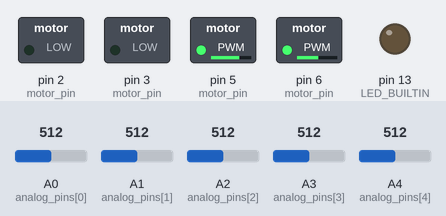
Recording of a sketch running on a simulated Arduino Uno, built with avr-gcc and run on an emulated ATmega328P. Shown: switched loads named in the sketch (green lamp = pin HIGH), output pins drawn as LEDs (lit = HIGH). The test bench sets the inputs (shaded band); at power-on: A0 (analog_pins[0]) = 512, A1 (analog_pins[1]) = 512, A2 (analog_pins[2]) = 512, A4 (analog_pins[4]) = 512, A3 (analog_pins[3]) = 512. What the sketch prints to the serial monitor is not drawn.

Above: at 15.2 s.
15.3 s: A0 (analog_pins[0]) set to 501
At 16.5 s:
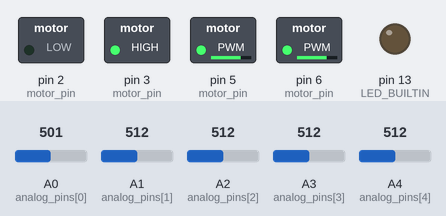
16.8 s: A1 (analog_pins[1]) set to 497
At 17.5 s:
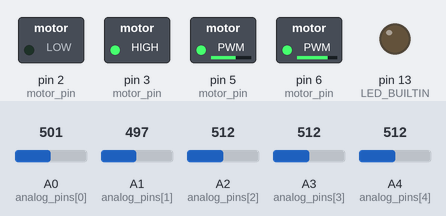
18.5 s: A2 (analog_pins[2]) set to 504
At 19.7 s:
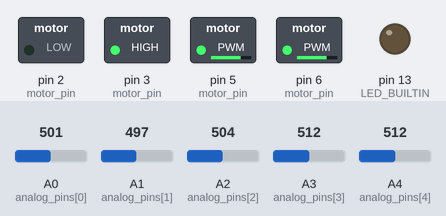
20.0 s: A4 (analog_pins[4]) set to 306
At 21.0 s:
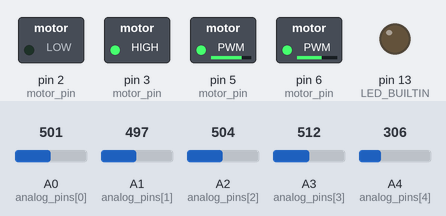
21.7 s: A1 (analog_pins[1]) set to 716
At 22.1 s:
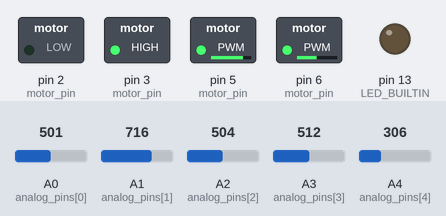
23.2 s: A0 (analog_pins[0]) set to 716
At 24.5 s:
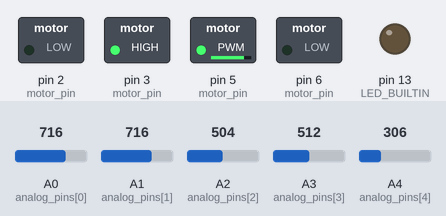
Timing chart, 0 to 25.7 s (numbered marks = the images above; inputs shaded):
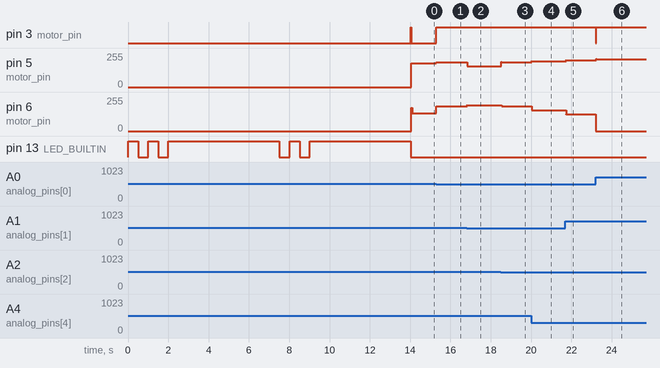

Measured:
- the behaviour switches between 512 and 511 on A0 (analog_pins[0]) (found by bisection; images 0 and 1)
- after the input at 15.3 s, pin 3 (motor_pin): LOW → HIGH at once; pin 5 (motor_pin): 180/255 → 187/255 at once; pin 6 (motor_pin): 135/255 → 187/255 at once
- after the input at 16.8 s, pin 5 (motor_pin): 187/255 → 155/255 at once, → 156/255 0.19 s later; pin 6 (motor_pin): 187/255 → 194/255 at once
- after the input at 18.5 s, pin 5 (motor_pin): 156/255 → 187/255 at once; pin 6 (motor_pin): 194/255 → 186/255 at once, → 187/255 0.18 s later
- after the input at 20.0 s, pin 5 (motor_pin): 187/255 → 194/255 at once; pin 6 (motor_pin): 187/255 → 155/255 at once, → 156/255 0.19 s later
- after the input at 21.7 s, pin 5 (motor_pin): 194/255 → 202/255 at once; pin 6 (motor_pin): 156/255 → 124/255 at once
- after the input at 23.2 s, pin 3 (motor_pin): HIGH → LOW at once, → HIGH 0.02 s later; pin 5 (motor_pin): 202/255 → 210/255 at once; pin 6 (motor_pin): 124/255 → 0/255 at once

The sketch:

LinjefoelgerV10.ino
```cpp
// Linjefølger - glidende styring (PD) ud fra linjens position under sensorerne.
// Samme kalibrering som før: først sort, så grå (= den hvide baggrund), 20 målinger pr. sensor.

#define INGEN_MOTOR false      // true = motorerne står stille (til test af sensorer)
#define DEBUG false            // true = print til Serial (115200 baud). Sæt til false når den skal køre for alvor
#define DEBUG_PLOT false       // true = print kun de 5 rå værdier som A0:..,A1:.. (til Serial Plotter), false = tekstlinje til Serial Monitor
#define SOEG_BRUG_FORTEGN false // false = søgedrejet som i versionen der klarede en hel runde. true = søgedrejet bruger STYR_FORTEGN som styringen
#define STYR_FORTEGN -1         // sæt til -1, hvis robotten drejer VÆK fra linjen

// ---------- Tuning ----------
#define STEP_MS 5              // hvor ofte styringen opdateres
#define BASE_FART 150          // grundfart på lige stykker (0-255, regnes om til PWM i motor_styring)
#define MIN_FART 60            // laveste grundfart i skarpe sving
#define SOEG_FART 140          // fart når linjen er mistet
#define HVID_TID_MS 30         // så længe må alt være hvidt, før linjen regnes for mistet
#define SORT_MIN_SUM 0.5       // samlet sorthed der skal til, før vi tror vi ser linjen
#define SORTHED_STOEJ 0.5    // mørkhed (0 = baggrund, 1 =  sort) under dette tæller som 0, så de grå felter ikke tæller som linje
#define DOEDZONE 8             // fartkommandoer under dette giver 0 PWM
#define KICK_MS 40             // startpuls når et hjul går fra stilstand til kørsel
float KP = 2.5;                // fartændring pr. mm fejl
float KD = 8.0;                // dæmpning (pr. mm ændring pr. styringsstep)
float KV = 1.5;                // hvor meget grundfarten sænkes pr. mm fejl

// ---------- Motorer ----------
// {M (retning), E (PWM), LOW/HIGH for fremad}. Index 0 = højre hjul (motor_1), 1 = venstre hjul (motor_2)
int motor_pin[2][3] = {{2, 5, LOW}, {3, 6, HIGH}};
// Målt uden bil på: start 134/153, stop 70/68. Tallene her er startgæt med margin - mål igen med bilen på gulvet.
int motor_start[2] = {175, 175};   // PWM der sikkert får motoren i gang fra stilstand
int motor_min[2]   = {90, 90};     // laveste PWM mens motoren kører
bool motor_koerer[2] = {false, false};
unsigned long motor_kick_slut[2] = {0, 0};

// ---------- Sensorer ----------
static const uint8_t analog_pins[5] = {A0, A1, A2, A3, A4};
// Sensorernes placering på tværs af robotten i mm (negativ = venstre): A0 forrest midt, A1/A2 bagved, A3/A4 yderst foran
const float sensor_x[5] = {0, -24, 24, -48, 48};
int kalibrering_graa[5];
int kalibrering_sort[5];
int kalibrering_maalinger = 20;
int raa_maaling[5] = {0, 0, 0, 0, 0};
float moerke[5] = {0, 0, 0, 0, 0};    // rå mørkhed: 0 = baggrund (kalibreret "graa"), 1 = sort
float sorthed[5] = {0, 0, 0, 0, 0};   // mørkhed efter fratræk af SORTHED_STOEJ, strakt til 0-1
float linje_sum = 0;                  // samlet sorthed
float position = 0;                   // linjens placering i mm (negativ = til venstre)

// ---------- Styringens tilstand ----------
unsigned long sidste_step = 0;
unsigned long seneste_sorte_tid = 0;
float fejl_forrige = 0;
float d_led = 0;
int sidste_side = -1;                 // hvilken side linjen sidst sås på (-1 venstre, 1 højre). Start -1 gav med uret på hvid på denne robot
bool har_set_linje = false;           // false indtil linjen er set første gang
unsigned long soeg_start = 0;         // tidspunkt hvor linjen blev mistet
bool var_mistet = false;
int fart_h = 0;                       // sidste fartkommando (-255..255)
int fart_v = 0;
int debug_taeller = 0;

void setup (){
    Serial.begin(115200); //til debugging (husk at sætte Serial Monitor til 115200)
    Serial.println();
    Serial.println();
    Serial.println();
    //Databehandling - sensor pin input
    pinMode(A0, INPUT); //forreste pin
    pinMode(A1, INPUT); //1. orden venstre
    pinMode(A2, INPUT); //1. orden højre
    pinMode(A3, INPUT); //2. orden venstre
    pinMode(A4, INPUT); //2. orden højre

    for (int i = 0; i < 2; i++)
    {
        pinMode(motor_pin[i][0], OUTPUT);
        pinMode(motor_pin[i][1], OUTPUT);
    }
    //kalibrering
    pinMode(LED_BUILTIN, OUTPUT);
    int t = 0;
    while(t<2)
    {
        digitalWrite(LED_BUILTIN, HIGH);
        delay(500);
        digitalWrite(LED_BUILTIN, LOW);
        delay(500);
        t++;
    };
    Serial.println("Kalibrering af sort paabegyndt...");
    digitalWrite(LED_BUILTIN, HIGH);
    kalibrering(kalibrering_sort);
    Serial.println("Kalibrering af sort done");
    t = 0;
    while(t<2)
    {
        digitalWrite(LED_BUILTIN, HIGH);
        delay(500);
        digitalWrite(LED_BUILTIN, LOW);
        delay(500);
        t++;
    };
    Serial.println("Kalibrering af graa paabegyndt...");
    digitalWrite(LED_BUILTIN, HIGH);
    kalibrering(kalibrering_graa);
    digitalWrite(LED_BUILTIN, LOW);
    Serial.println("Kalibrering af graa done");
    Serial.print("Kontrast graa-sort pr. sensor (A0-A4): ");   // bør være mindst ca. 150 for alle fem
    for (int i = 0; i < 5; i++) {
        Serial.print(kalibrering_graa[i] - kalibrering_sort[i]);
        Serial.print(" ");
    }
    Serial.println();
    seneste_sorte_tid = millis();
}

void loop (){
    if (millis() - sidste_step < STEP_MS) { return; }
    sidste_step = millis();

    laes_sensorer();

    if (linje_sum >= SORT_MIN_SUM)
    {
        // Linjen er under sensorerne: PD-styring på positionen
        seneste_sorte_tid = millis();
        har_set_linje = true;
        float fejl = position;
        if (fejl > 5) { sidste_side = 1; }
        else if (fejl < -5) { sidste_side = -1; }
        if (var_mistet) {          // lige fundet linjen igen: nulstil differentialleddet
            fejl_forrige = fejl;
            d_led = 0;
            var_mistet = false;
        }
        d_led = 0.7 * d_led + 0.3 * (fejl - fejl_forrige);
        fejl_forrige = fejl;

        float drej = STYR_FORTEGN * (KP * fejl + KD * d_led);
        float grund = BASE_FART - KV * (fejl < 0 ? -fejl : fejl);
        if (grund < MIN_FART) { grund = MIN_FART; }
        // fejl > 0 = linjen er til højre: højre hjul langsommere, venstre hjul hurtigere
        fart_h = begraens(grund - drej);
        fart_v = begraens(grund + drej);
    }
    else if (millis() - seneste_sorte_tid > HVID_TID_MS)
    {
        // Linjen er mistet
        if (!var_mistet) {
            var_mistet = true;
            soeg_start = millis();
        }
        int side = sidste_side;
#if SOEG_BRUG_FORTEGN
        bool soeg_gren = (STYR_FORTEGN * side > 0);
#else
        bool soeg_gren = (side > 0);
#endif
        if (soeg_gren) {
            fart_v = SOEG_FART;
            fart_h = -SOEG_FART / 2;
        } else {
            fart_h = SOEG_FART;
            fart_v = -SOEG_FART / 2;
        }
    }
    // ellers: kort hul uden sort, behold forrige fartkommando

    motor_styring(0, fart_h);
    motor_styring(1, fart_v);

#if DEBUG
    debug_taeller++;
    if (debug_taeller >= 10) {      // hver 50 ms
        debug_taeller = 0;
#if DEBUG_PLOT
        for (int i = 0; i < 5; i++) {   // navngivne værdier, så Serial Plotter viser A0..A4
            Serial.print("A");
            Serial.print(i);
            Serial.print(":");
            Serial.print(raa_maaling[i]);
            Serial.print(i < 4 ? "," : "");
        }
        Serial.print(" fartH=");
        Serial.print(fart_h);
        Serial.print(" fartV=");
        Serial.print(fart_v);
        Serial.println();
#else
        for (int i = 0; i < 5; i++) {   // rå værdier i rækkefølgen A0 A1 A2 A3 A4
            Serial.print(raa_maaling[i]);
            Serial.print(i < 4 ? " " : " | ");
        }
        for (int i = 0; i < 5; i++) {   // mørkhed i % (0 = baggrund, 100 = sort)
            Serial.print((int)(moerke[i] * 100));
            Serial.print(i < 4 ? " " : " | ");
        }
        Serial.print("sum=");
        Serial.print(linje_sum);
        Serial.print(" pos=");
        Serial.print(position);
        Serial.print(" fartH=");
        Serial.print(fart_h);
        Serial.print(" fartV=");
        Serial.print(fart_v);
        Serial.print(" mistet=");
        Serial.println(var_mistet);
#endif
    }
#endif
}

void laes_sensorer(){
    float vsum = 0;
    linje_sum = 0;
    for (int i = 0; i < 5; i++)
    {
        analogRead(analog_pins[i]); // blind læsning: ADC'en skal nå at skifte kanal (høj kildemodstand i spændingsdeleren)
        raa_maaling[i] = analogRead(analog_pins[i]);
        int spaend = kalibrering_graa[i] - kalibrering_sort[i];
        if (spaend < 1) { spaend = 1; }
        // Sort giver lav værdi, baggrunden høj. m: 0 = baggrund, 1 = helt sort
        float m = (float)(kalibrering_graa[i] - raa_maaling[i]) / spaend;
        moerke[i] = m;
        // Kun det mørkeste tæller (de grå felter er mørkere end baggrunden, men lysere end linjen)
        float s = (m - SORTHED_STOEJ) / (1 - SORTHED_STOEJ);
        if (s < 0) { s = 0; }
        if (s > 1) { s = 1; }
        sorthed[i] = s;
        linje_sum += s;
        vsum += s * sensor_x[i];
    }
    if (linje_sum > 0) {
        position = vsum / linje_sum;
    }
}

int begraens(float v){
    if (v > 255) { return 255; }
    if (v < -255) { return -255; }
    return (int)v;
}

void motor_styring(int id, int fart){
    if (INGEN_MOTOR) { return; }
    int frem_bak = motor_pin[id][2];
    if (fart < 0) {
        frem_bak = !frem_bak;
        fart = -fart;
    }
    int pwm = 0;
    if (fart < DOEDZONE) {
        motor_koerer[id] = false;
    } else {
        // 1-255 i fartkommandoen fordeles over motor_min..255 i PWM, så motorernes dødzone ikke mærkes i styringen
        pwm = motor_min[id] + (long)fart * (255 - motor_min[id]) / 255;
        if (!motor_koerer[id]) {          // går fra stilstand til kørsel: startpuls
            motor_koerer[id] = true;
            motor_kick_slut[id] = millis() + KICK_MS;
        }
        if (millis() < motor_kick_slut[id] && pwm < motor_start[id]) {
            pwm = motor_start[id];
        }
    }
    digitalWrite(motor_pin[id][0], frem_bak);
    analogWrite(motor_pin[id][1], pwm);
   //PWM Speed Control
}

void kalibrering(int array[]){
    for(int i = 0; i<5; i++)
    {
        uint16_t sum = 0;
        for(int j = 0; j<kalibrering_maalinger; j++)
        {
            sum += analogRead(analog_pins[i]);
            delay(50);
        }
        array[i] = sum/kalibrering_maalinger;
        Serial.println(array[i]);
    }
}
```
